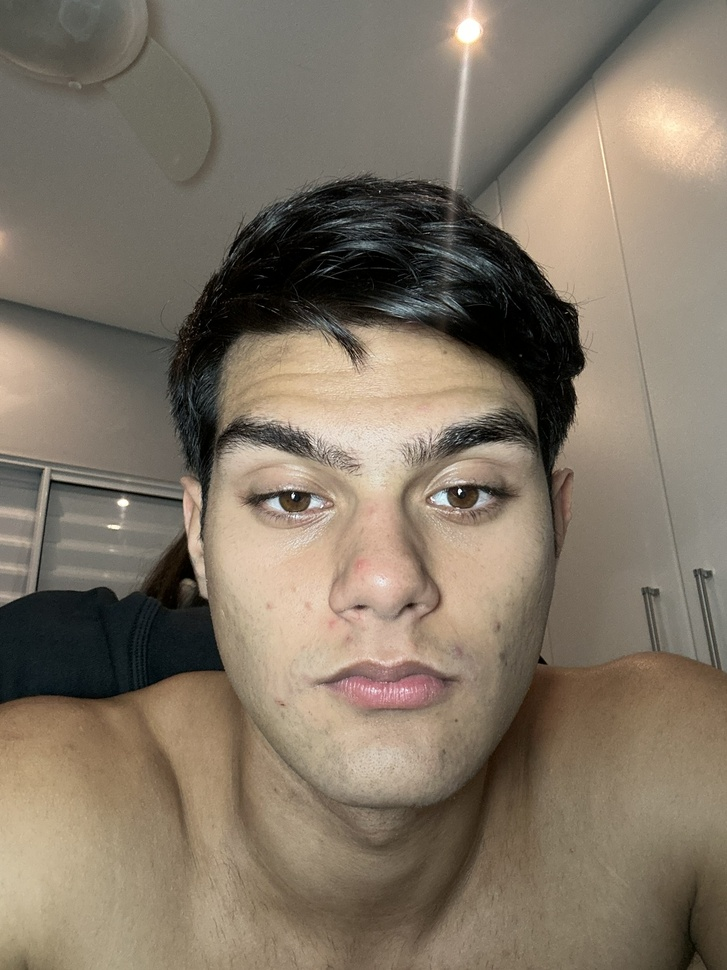
#> input picture data_base/users/Eduardo.jpg/IMG_8223.JPEG, 727 x 970 px, shrunk from 1536 x 2048 before the run
$ python -i detector.py   (imports and definitions only)
#> lines starting #> are read from the running program, lines starting #| are printed output that depends on the picture
#> further down, picture is the input picture: shape (970, 727, 3); mean B, G, R 101.8, 117.4, 129.4
"""
Detecção de rostos em frames BGR usando Haar Cascade do OpenCV.

Responsabilidade: localizar e recortar regiões de rosto no frame bruto.
O recognizer.py usa o DeepFace internamente para alinhar o rosto antes
do embedding — aqui só precisamos saber *onde* há rostos para exibir
bounding boxes e decidir quando acionar o reconhecimento.
"""
import cv2
import logging
import numpy as np
from dataclasses import dataclass

log = logging.getLogger(__name__)

# Margem adicionada ao redor do bounding box antes de recortar
_CROP_MARGIN = 0.20


@dataclass(frozen=True)
class FaceRegion:
    x: int
    y: int
    w: int
    h: int
    crop: np.ndarray  # ROI BGR pronto para passar ao recognizer


class FaceDetector:
    def __init__(self) -> None:
        cascade_path = cv2.data.haarcascades + "haarcascade_frontalface_default.xml"
        self._cascade = cv2.CascadeClassifier(cascade_path)
        if self._cascade.empty():
            raise RuntimeError(f"Não foi possível carregar o Haar Cascade: {cascade_path}")
        log.info("FaceDetector inicializado (Haar Cascade).")

    def detect(self, frame: np.ndarray) -> list[FaceRegion]:
        """
        Recebe frame BGR e retorna lista de FaceRegion detectadas.
        Retorna lista vazia se nenhum rosto for encontrado.
        """
        gray = cv2.cvtColor(frame, cv2.COLOR_BGR2GRAY)
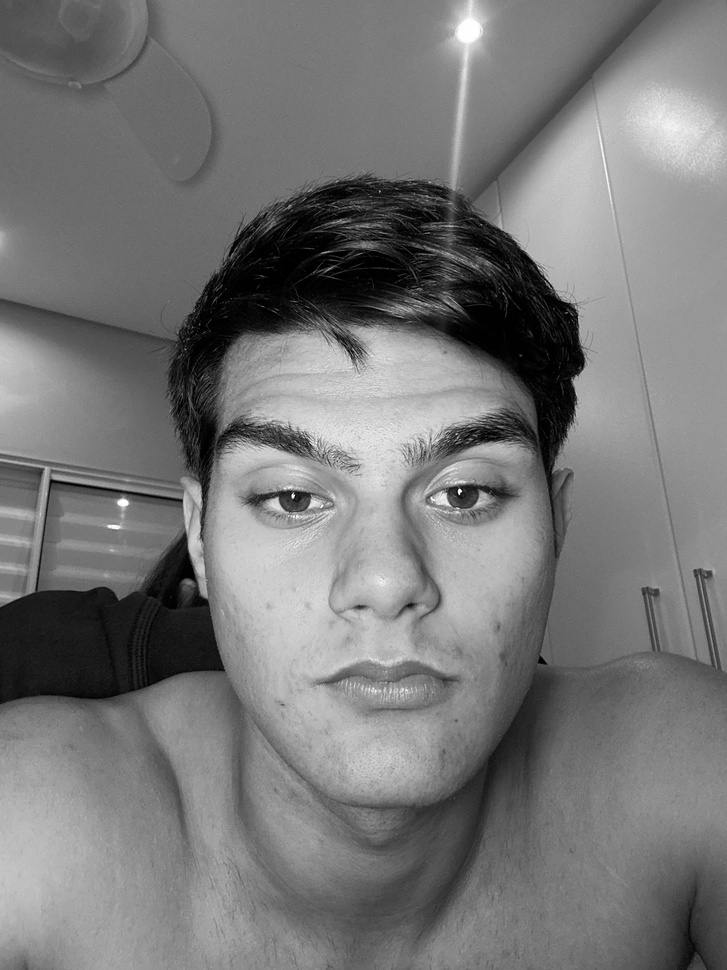
#> gray: shape (970, 727); min 0, max 255, mean 119.2
        gray = cv2.equalizeHist(gray)
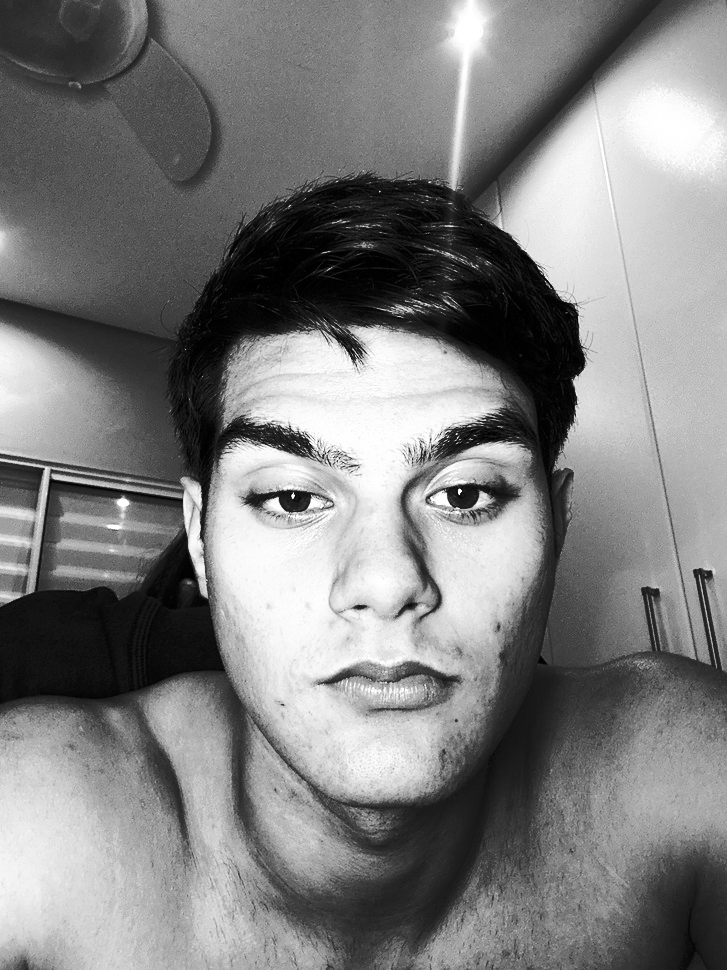
#> gray: shape (970, 727); min 0, max 255, mean 127.8

        raw = self._cascade.detectMultiScale(
            gray,
            scaleFactor=1.1,
            minNeighbors=5,
            minSize=(80, 80),
            flags=cv2.CASCADE_SCALE_IMAGE,
        )
#> raw = [[156, 330, 442, 442]]

        if len(raw) == 0:
            return []

        h_frame, w_frame = frame.shape[:2]
#> h_frame = 970; w_frame = 727
        regions = []

        for x, y, w, h in raw:
            # Adiciona margem para incluir testa e queixo no crop
            margin_x = int(w * _CROP_MARGIN)
            margin_y = int(h * _CROP_MARGIN)
            x1 = max(0, x - margin_x)
            y1 = max(0, y - margin_y)
            x2 = min(w_frame, x + w + margin_x)
            y2 = min(h_frame, y + h + margin_y)

            crop = frame[y1:y2, x1:x2].copy()
            regions.append(FaceRegion(x=x, y=y, w=w, h=h, crop=crop))
#> this loop made 1 pass
#> (x, y, w, h, margin_x, margin_y, x1, y1) on pass 1: (156, 330, 442, 442, 88, 88, 68, 242)
#> pass 1, in detect, `crop = frame[y1:y2, x1:x2].copy()`:
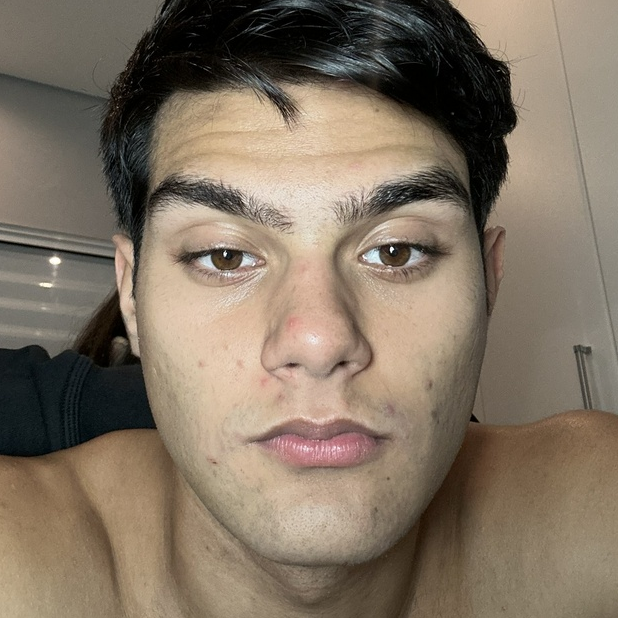
#> crop: shape (618, 618, 3); mean B, G, R 98.5, 114.8, 128.9
#> after the loop, regions = 1 item

        return regions

    @staticmethod
    def draw(frame: np.ndarray, regions: list[FaceRegion], label: str = "") -> np.ndarray:
        """Desenha bounding boxes e label no frame (in-place). Retorna o frame."""
        color = (0, 255, 0)
        for r in regions:
            cv2.rectangle(frame, (r.x, r.y), (r.x + r.w, r.y + r.h), color, 2)
            if label:
                cv2.putText(
                    frame,
                    label,
                    (r.x, r.y - 10),
                    cv2.FONT_HERSHEY_SIMPLEX,
                    0.8,
                    color,
                    2,
                )
        return frame

>>> import cv2
>>> picture = cv2.imread('../data_base/users/Eduardo.jpg/IMG_8223.JPEG')
>>> result = FaceDetector().detect(picture)
#> result = 1 item

$ run again, on data_base/users/Eduardo.jpg/IMG_8226.JPEG
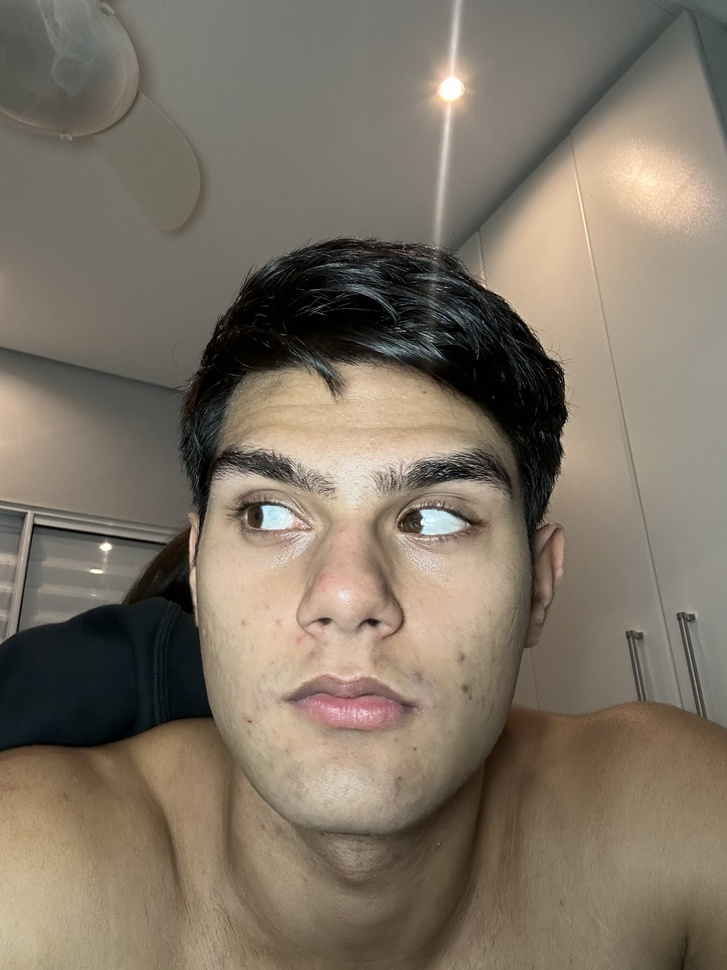
#> input picture data_base/users/Eduardo.jpg/IMG_8226.JPEG, 727 x 970 px, shrunk from 1536 x 2048 before the run
#> picture is the input picture: shape (970, 727, 3); mean B, G, R 101.3, 115.7, 126.4
#> in detect, `gray = cv2.equalizeHist(gray)`:
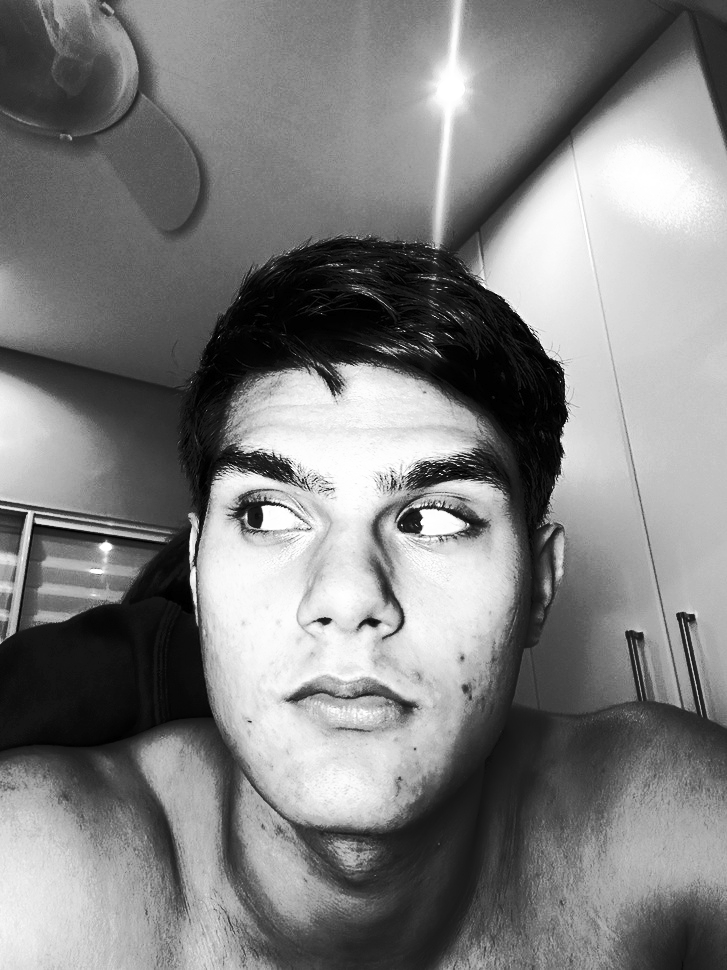
#> gray: shape (970, 727); min 0, max 255, mean 128
#> raw = [[145, 359, 418, 418]]
#> the loop in detect, `for x, y, w, h in raw:` made 1 pass
#> (x, y, w, h, margin_x, margin_y, x1, y1) on pass 1: (145, 359, 418, 418, 83, 83, 62, 276)
#> pass 1, in detect, `crop = frame[y1:y2, x1:x2].copy()`:
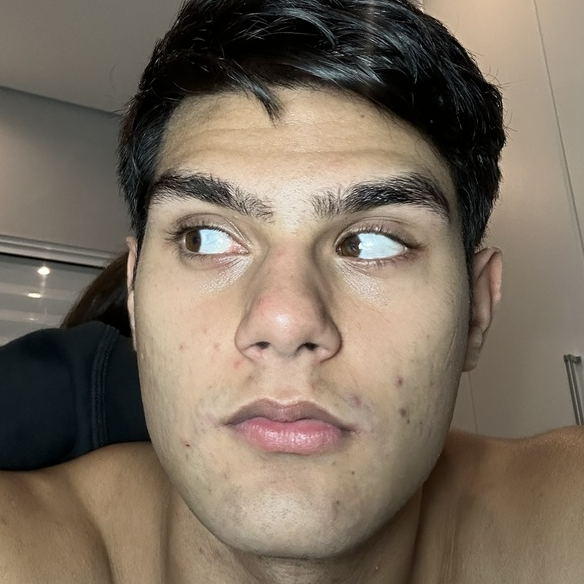
#> crop: shape (584, 584, 3); mean B, G, R 94.8, 109.8, 123
#> after the loop in detect, `for x, y, w, h in raw:`: regions = 1 item
